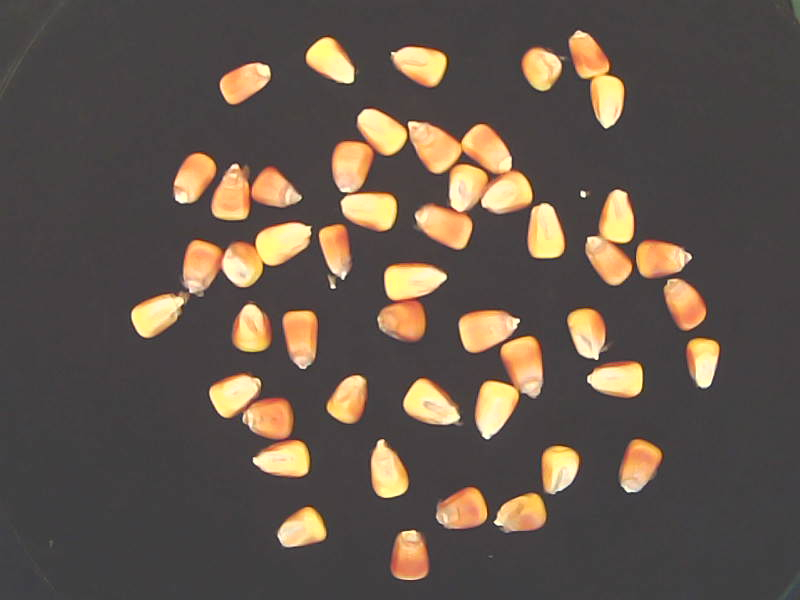
%> input picture matlab/Image Test/MaisOnly.jpg, 800 x 600 px
$ octave testing.m   (GNU Octave 9; MATLAB toolbox functions it lacks are replaced by stand-ins)
%> lines starting %> are read from the running program, lines starting %| are printed output that depends on the picture; in (x1, y1, x2, y2) boxes, pixels count from 0 and x2, y2 are one past the last pixel; in counts of white or black regions, pixels touching at a corner belong together; the program's own positions count from 1
### matlab/computeFeatures.m
function [ featureVectors ] = computeFeatures( im, imageBW, sideLength)
%COMPUTEHOG Summary of this function goes here
%   Detailed explanation goes here

%% Init
% defaults
cellSize = [8, 8];
blockSize = [2, 2];
blockOverlap = ceil(blockSize/2);
numBins = 9;


blocksPerImage = floor(([sideLength, sideLength]./cellSize - blockSize)./(blockSize - blockOverlap) + 1);
hogN = prod([blocksPerImage, blockSize, numBins]);

%% Compute

imCC = bwconncomp(imageBW);
labels = labelmatrix(imCC);

bbs = regionprops(imCC, 'BoundingBox');
orientations = regionprops(imCC, 'Orientation');

featureVectors = zeros(hogN, imCC.NumObjects);

if imCC.NumObjects >= 1
    for i=1:imCC.NumObjects
        bb = bbs(i).BoundingBox;
        x = round(bb(1));
        y = round(bb(2));
        if bb(3) > bb(4)
            padding = floor((bb(3) - bb(4))/2);
            y = max(y - padding, 1);
            bb(4) = bb(4) + 2*padding;
        elseif bb(4) > bb(3)
            padding = floor((bb(4) - bb(3))/2);
            x = max(x - padding, 1);
            bb(3) = bb(3) + 2*padding;
        end

		% Modification pour respecter taille des matrices

		pixelY = y+bb(4);
		pixelX = x+bb(3);

		if pixelY < 600
			pixelY = 600;
		end

		if pixelX < 800
			pixelX = 600;
		end

        subI = im(y:(pixelY), x:(pixelX), :);
        subL = labels(y:(pixelY), x:(pixelX));
        mask = subL == i;
        mask(:,:,2) = mask(:,:,1);
        mask(:,:,3) = mask(:,:,1);

        maskedSubI = subI;
        maskedSubI(~mask) = 0;

        maskedSubI = imrotate(maskedSubI, -orientations(i).Orientation);
        s = sideLength/size(maskedSubI,1);
        maskedSubI = imresize(maskedSubI, s);


        featureVectors(:, i) = extractHOGFeatures(maskedSubI);
    end
end

end

### matlab/testing.m
clear all
clc
close all
%% Params
corn = imread('MaisOnly.jpg');
%> corn is the input picture: size 600x800x3 uint8; mean R, G, B 97.5, 86, 75.8
soy = imread('SoyaOnly.jpg');
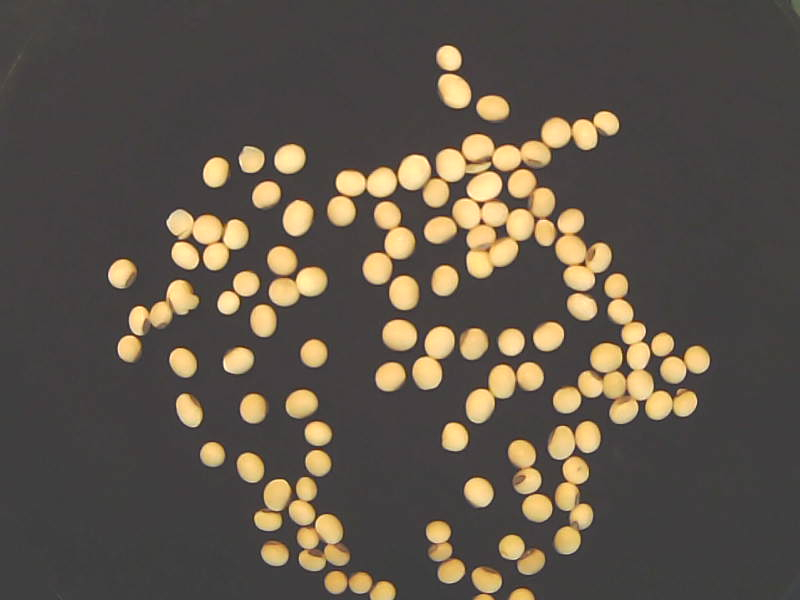
%> input picture matlab/Image Test/SoyaOnly.jpg, 800 x 600 px
%> soy is the input picture: size 600x800x3 uint8; mean R, G, B 93.6, 84.7, 73.9
sideLength = 60;

%% Init
% defaults
cellSize = [8, 8];
blockSize = [2, 2];
blockOverlap = ceil(blockSize/2);
numBins = 9;


blocksPerImage = floor(([sideLength, sideLength]./cellSize - blockSize)./(blockSize - blockOverlap) + 1);
hogN = prod([blocksPerImage, blockSize, numBins]);

%% Corn
cornT = imbinarize(rgb2gray(corn),graythresh(rgb2gray(corn)));
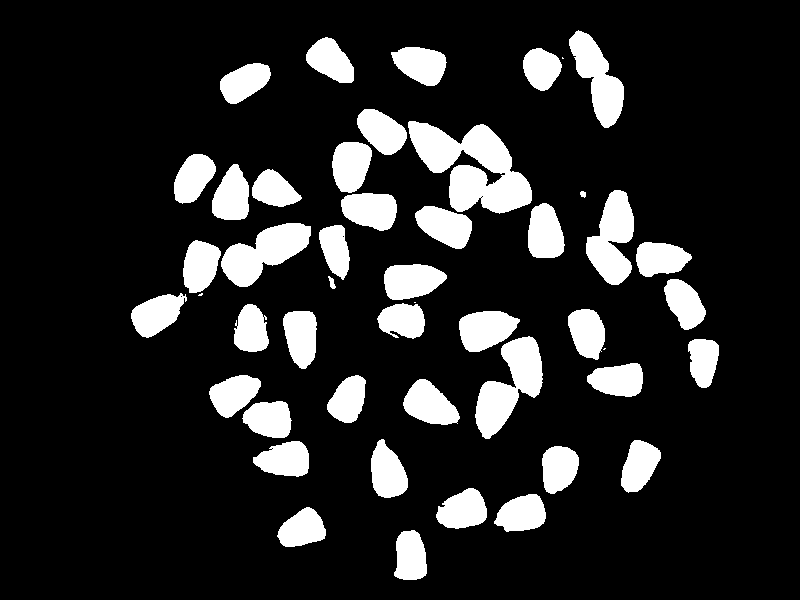
%> cornT: size 600x800 logical; 15% white; 48 white regions (4 under 20 px), largest, box (x1, y1, x2, y2) and area: (408, 121, 532, 214) 6248, (475, 336, 543, 439) 3503, (221, 223, 311, 287) 3070
cornT = bwareaopen(cornT, 100);
imshow(cornT)
cornS = corn;

mask = cat(3, cornT, cornT, cornT);
cornS(mask == 0) = 0;
imshow(cornS)

%% Soy
soyT = imbinarize(rgb2gray(soy),graythresh(rgb2gray(soy)));
%> soyT: size 600x800 logical; 14.9% white; 76 white regions (3 under 20 px), largest, box (x1, y1, x2, y2) and area: (423, 111, 619, 278) 11447, (578, 274, 697, 424) 5940, (166, 209, 248, 270) 2446
soyT = bwareaopen(soyT, 100);

% Testing area filtering
% Because soys are touching each others
% TODO: Takes photos without touching soys
soyT = bwareafilt(soyT, [100, 650]);
%> soyT: size 600x800 logical; 4.1% white; 38 white regions, largest, box (x1, y1, x2, y2) and area: (522, 494, 552, 522) 649, (476, 96, 509, 120) 643, (432, 265, 458, 296) 637

%
imshow(soyT)
soyS = soy;

mask = cat(3, soyT, soyT, soyT);
soyS(mask == 0) = 0;
imshow(soyS)

% Pad array because soy are too close to border
% TODO: Takes photos with no soy on borders

soyT = padarray(soyT, [10,10]);
%> soyT: size 620x820 logical; 3.9% white; 38 white regions
soy = padarray(soy, [10,10]);
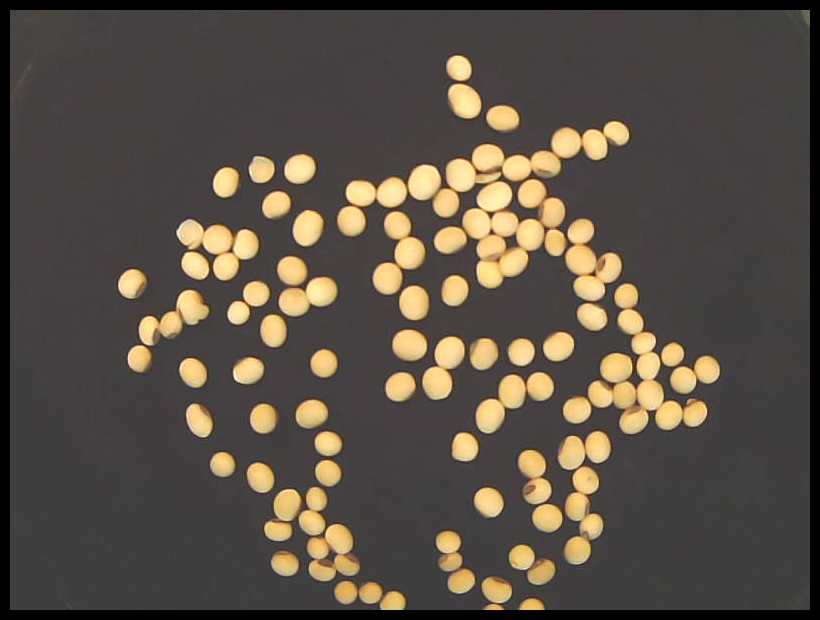
%> soy: size 620x820x3 uint8; mean R, G, B 88.4, 80, 69.7

%% Compute vectors

cornVecs = computeFeatures(corn, cornT, sideLength);
%> in computeFeatures, `imCC = bwconncomp(imageBW);`: imCC = 42 connected components
%> in computeFeatures, `labels = labelmatrix(imCC);`:
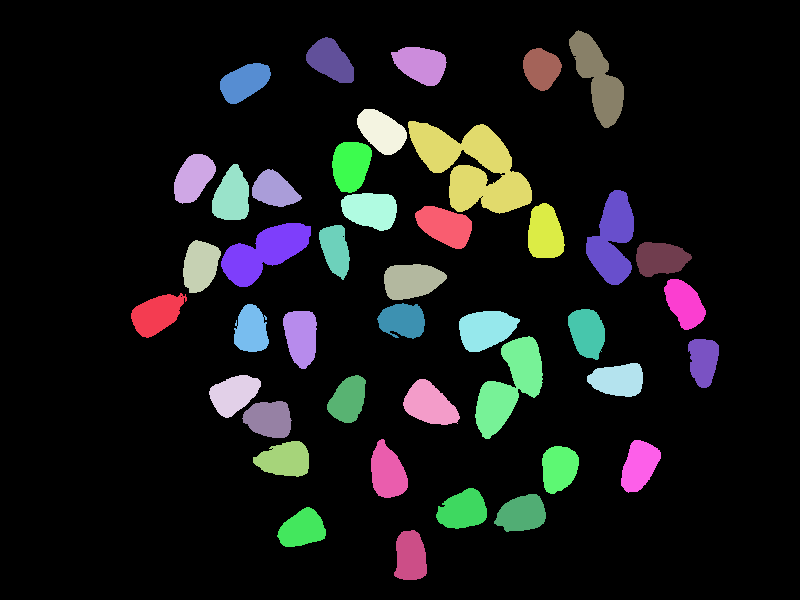
%> labels: size 600x800 uint8; 43 distinct labels, from 0 to 42; one colour per label, 0 black
%> in computeFeatures, `bbs = regionprops(imCC, 'BoundingBox');`: bbs = 42 regions; largest, box (x1, y1, x2, y2): (408, 121, 532, 214), (475, 336, 543, 439), (221, 223, 311, 287), (569, 30, 624, 128), (586, 190, 634, 285)
%> in computeFeatures, `orientations = regionprops(imCC, 'Orientation');`: orientations = 42 regions; first 5, Orientation: 31.14, 57.98, 75.25, 29.66, 80.35
%> the loop in computeFeatures, `for i=1:imCC.NumObjects` made 1 pass
%> (x, y, padding, s) on pass 1: (132, 289, 5, 0.118)
%> pass 1, in computeFeatures, `subI = im(y:(pixelY), x:(pixelX), :);`:
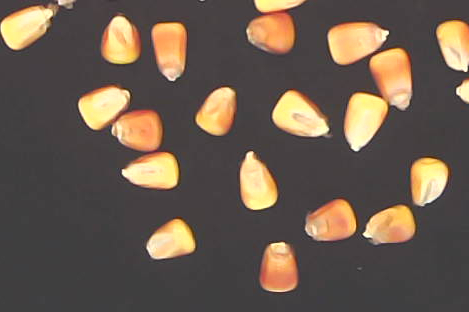
%> subI: size 312x469x3 uint8; mean R, G, B 105.9, 91.5, 78.5
%> pass 1, in computeFeatures, `subL = labels(y:(pixelY), x:(pixelX));`:
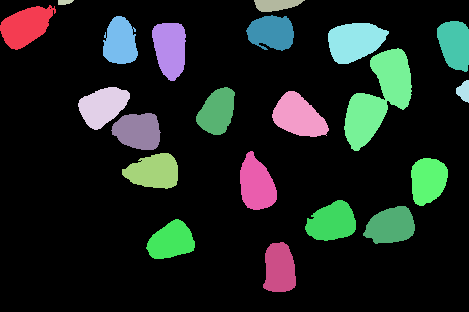
%> subL: size 312x469 uint8; 22 distinct labels, from 0 to 38; one colour per label, 0 black
%> pass 1, in computeFeatures, `maskedSubI = imrotate(maskedSubI, -orientations(i).Orientation);`:
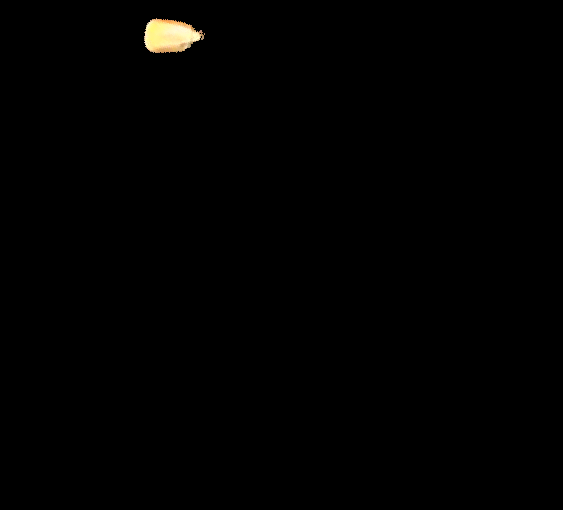
%> maskedSubI: size 510x563x3 uint8; mean R, G, B 1.3, 1.2, 0.8
%> the run ends on the next line
